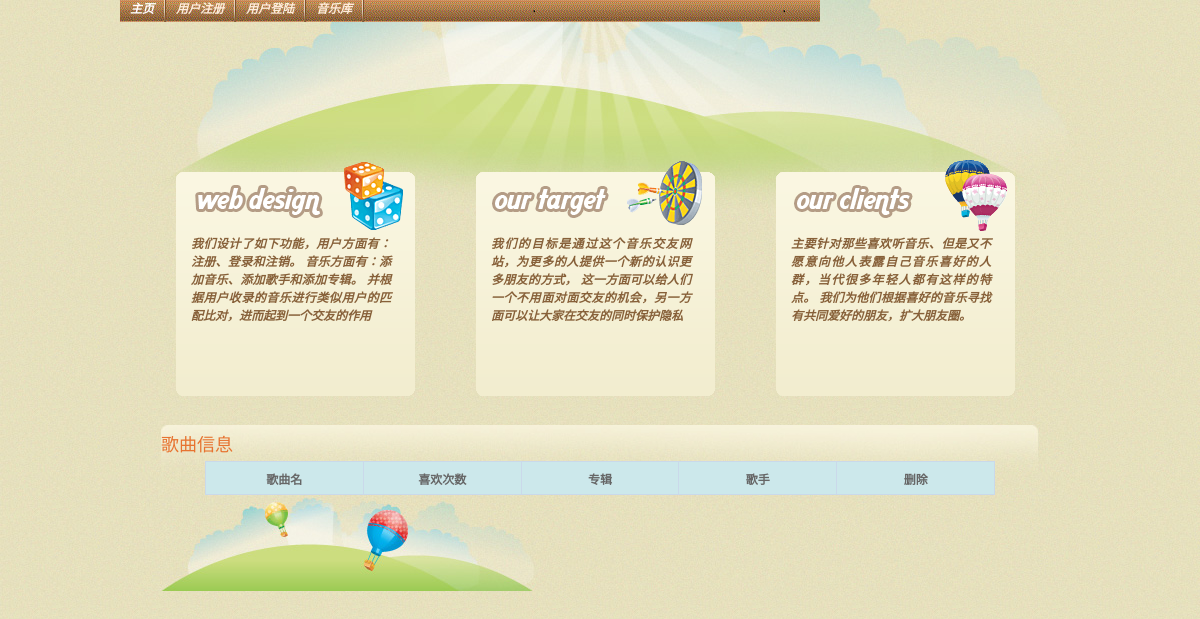
/musicBase/song_showall, run on an earlier commit of the app's database.
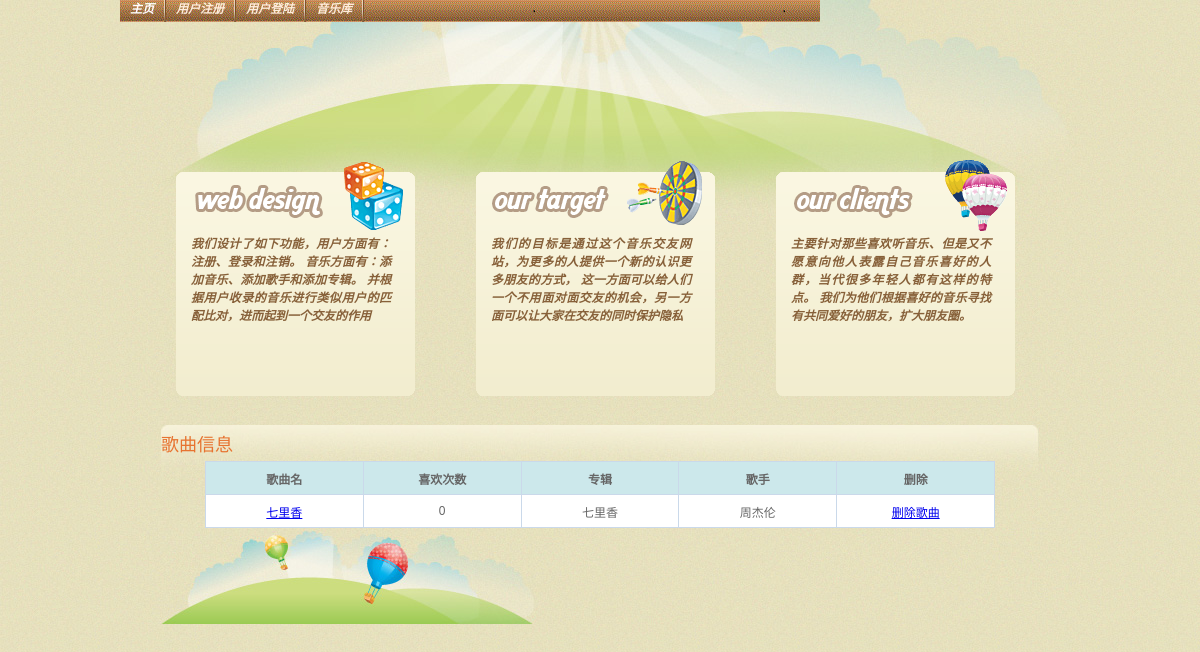
And on a later commit of the database.
### musicBase/models.py (models this page shows)
class Song(models.Model):
    song_id = models.AutoField(primary_key=True)
    song_name = models.CharField(max_length=50)
    album_id = models.ForeignKey('Album',related_name='song_album', on_delete=models.CASCADE, null=True)
    song_likes = models.IntegerField(null=True, default=0)

class Album(models.Model):
    album_id = models.AutoField(primary_key=True)
    album_name = models.CharField(max_length=50)
    album_date = models.DateTimeField(null=True)
    singer_id = models.ForeignKey('Singer',related_name='album_singer', on_delete=models.CASCADE, null=True)

class Singer(models.Model):
    singer_id = models.AutoField(primary_key=True)
    singer_name = models.CharField(max_length=20)
    singer_gender = models.CharField(max_length=10,null=True)
    singer_msg = models.TextField(null=True)

### musicBase/songs.py (the view)
# urls.py: path(r'song_showall',songs.song_showall,name='song_showall'),
def song_showall(req:HttpRequest):
    songs = Song.objects.select_related().all()
    return render(req,'song_showall.html',{'songs':songs})

### templates/song_showall.html (shortened to what this page needs)
<!DOCTYPE html PUBLIC "-//W3C//DTD XHTML 1.0 Transitional//EN"
        "http://www.w3.org/TR/xhtml1/DTD/xhtml1-transitional.dtd">
<html xmlns="http://www.w3.org/1999/xhtml">
<head>
    {% block head %}
    {% load staticfiles %}
    <link rel="stylesheet" type="text/css" href="{% static 'css/index_style.css'%}" media="screen"/>
    {% endblock %}
</head>
<body>
<div id="main_container">
    <div id="header">
        <div id="menu">
            <ul>
                <li><a class="current" href="{% url 'musicBase:index' %}" title="">主页</a></li>
                <li class="divider"></li>
                {% if request.user.is_authenticated %}
                <li><a href="{% url 'musicBase:user_index' user_id=request.user.id %}">{{ request.user }} 个人主页</a></li>
                <li><a href="{% url 'musicBase:delete_user' %}" title="">用户注销</a></li>
                <li class="divider"></li>
                <li><a href="{% url 'musicBase:logout' %}" title="">退出登录</a></li>
                <li class="divider"></li>
                <li><a href="{% url 'musicBase:update_user_info' %}" title="">用户信息管理</a></li>
                <li class="divider"></li>
                {% else %}
                <li><a href="{% url 'musicBase:regist' %}" title="">用户注册</a></li>
                <li class="divider"></li>
                <li><a href="{% url 'musicBase:login' %}" title="">用户登陆</a></li>
                <li class="divider"></li>
                {% endif %}
                <li><a href="{% url 'musicBase:music_manage' %}" title="">音乐库</a></li>
                <li class="divider"></li>
            </ul>
        </div>
    </div>
    <div class="slider_content">
        <div id="slider">
            <div class="slider-wrap">
                <div id="sliderc" class="csw">
                    <div class="panelContainer">
                        <div class="panel">
                            <div class="tab1">
                                <p class="tab_content">我们设计了如下功能，用户方面有：注册、登录和注销。
                                    音乐方面有：添加音乐、添加歌手和添加专辑。
                                    并根据用户收录的音乐进行类似用户的匹配比对，进而起到一个交友的作用</p>
                            </div>
                            <div class="tab2">
                                <p class="tab_content">我们的目标是通过这个音乐交友网站，为更多的人提供一个新的认识更多朋友的方式，
                                    这一方面可以给人们一个不用面对面交友的机会，另一方面可以让大家在交友的同时保护隐私</p>
                            </div>
                            <div class="tab3">
                                <p class="tab_content">主要针对那些喜欢听音乐、但是又不愿意向他人表露自己音乐喜好的人群，当代很多年轻人都有这样的特点。
                                    我们为他们根据喜好的音乐寻找有共同爱好的朋友，扩大朋友圈。</p>
                            </div>
                        </div>
                    </div>
                </div>
            </div>
        </div>
    </div>
</div>
<div class="main_content">
        <div class="title">歌曲信息</div>
        <table width="90%" class="table">
            <thead>
            <th>歌曲名</th>
            <th>喜欢次数</th>
            <th>专辑</th>
            <th>歌手</th>
            <th>删除</th>
            </thead>
            <tbody>
            {% for i in songs %}
            <tr>
                <td><a href="{% url 'musicBase:song_index' song_id=i.song_id %}"> {{ i.song_name }}</a></td>
                <td>{{ i.song_likes }}</td>
                <td>{{ i.album_id.album_name }}</td>
                <td>{{ i.album_id.singer_id.singer_name }}</td>
                <td><a href="{% url 'musicBase:song_delete' song_id=i.song_id %}">删除歌曲</a></td>
            </tr>
            {% endfor %}
            </tbody>
        </table>
</div>
<div class="footer">
    <div class="right_footer">
    </div>
</div>
</body>
</html>

### static/css/index_style.css (style rules this page uses)
body { background: url(images/bg.jpg) repeat; margin: 0px; padding: 0px; font-family: Arial, Helvetica, sans-serif; font-size: 12px; color: #876039; }
p { text-align: justify; line-height: 18px; font-weight: bold; font-style: italic; padding: 5px 0 5px 0; margin: 0px; }
p.tab_content { width: 200px; padding: 75px 15px 0 15px; margin: 0px; }
#main_container { width: 960px; height: auto; margin: auto; background: url(images/header_bg.jpg) no-repeat center top; }
#header { width: 960px; height: 160px; margin: auto; }
#menu { width: 700px; background: url(images/menu_bg.gif); height: 22px; padding: 0; margin: 0 20px 0 0; }
#menu ul { list-style: none; padding: 0px; margin: 0px; display: block; }
#menu ul li { list-style: none; display: inline; float: left; width: auto; padding: 0px; font-size: 12px; font-weight: bold; font-style: italic; line-height: 18px; }
#menu ul li.divider { list-style: none; display: inline; float: left; width: 2px; height: 22px; background: url(images/menu_divider.gif) no-repeat center; padding: 0px; }
#menu ul li a { float: left; text-decoration: none; padding: 0px 10px 0 10px; _padding: 0px 9px 0 9px; color: #feecda; text-align: center; }
#menu ul li a.current { float: left; text-decoration: none; padding: 0px 10px 0 10px; _padding: 0px 9px 0 9px; color: #fff; }
div#slider { width: 900px; height: 265px; padding: 0px; margin: 0px; float: left; position: relative; }
.stripViewer { position: relative; overflow: hidden; width: 900px; height: 265px; float: left; margin: 0px; }
.stripViewer .panelContainer { position: relative; left: 0; top: 0; width: 100%; height: 100%; list-style-type: none; float: left; overflow: hidden; }
.stripViewer .panelContainer .panel { float: left; overflow: hidden; position: relative; width: 900px; height: 265px; padding: 0px; }
.tab1 { width: 239px; height: 236px; float: left; margin: 0 32px 0 29px; background: url(images/tab1.gif) no-repeat center; }
.tab2 { width: 239px; height: 236px; float: left; margin: 0 32px 0 29px; background: url(images/tab2.gif) no-repeat center; }
.tab3 { width: 239px; height: 236px; float: left; margin: 0 32px 0 29px; background: url(images/tab3.gif) no-repeat center; }
.main_content { width: 878px; padding: 0px; clear: both; margin: auto; background: url(images/center_bg.jpg) no-repeat center top; }
.title { font-size: 18px; color: #e77330; clear: both; padding: 5px 0 5px 0px; }
.footer { width: 960px; height: 96px; clear: both; margin: auto; color: #876039; font-weight: bold; font-style: italic; background: url(images/footer_bg.jpg) no-repeat center top; }
.right_footer { float: right; padding: 70px 60px 0 0; }

### templates/song_showall.html (style rules this page uses)
table { border-collapse: collapse; margin: 0 auto; text-align: center; }
table td, table th { border: 1px solid #cad9ea; color: #666; height: 30px; }
table thead th { background-color: #CCE8EB; width: 100px; }
table tr:nth-child(odd) { background: #fff; }

What changed in the data, as far as the page shows it:
added Song: song_name "七里香", song_likes "0", album_id.album_name "七里香", album_id.singer_id.singer_name "周杰伦"
